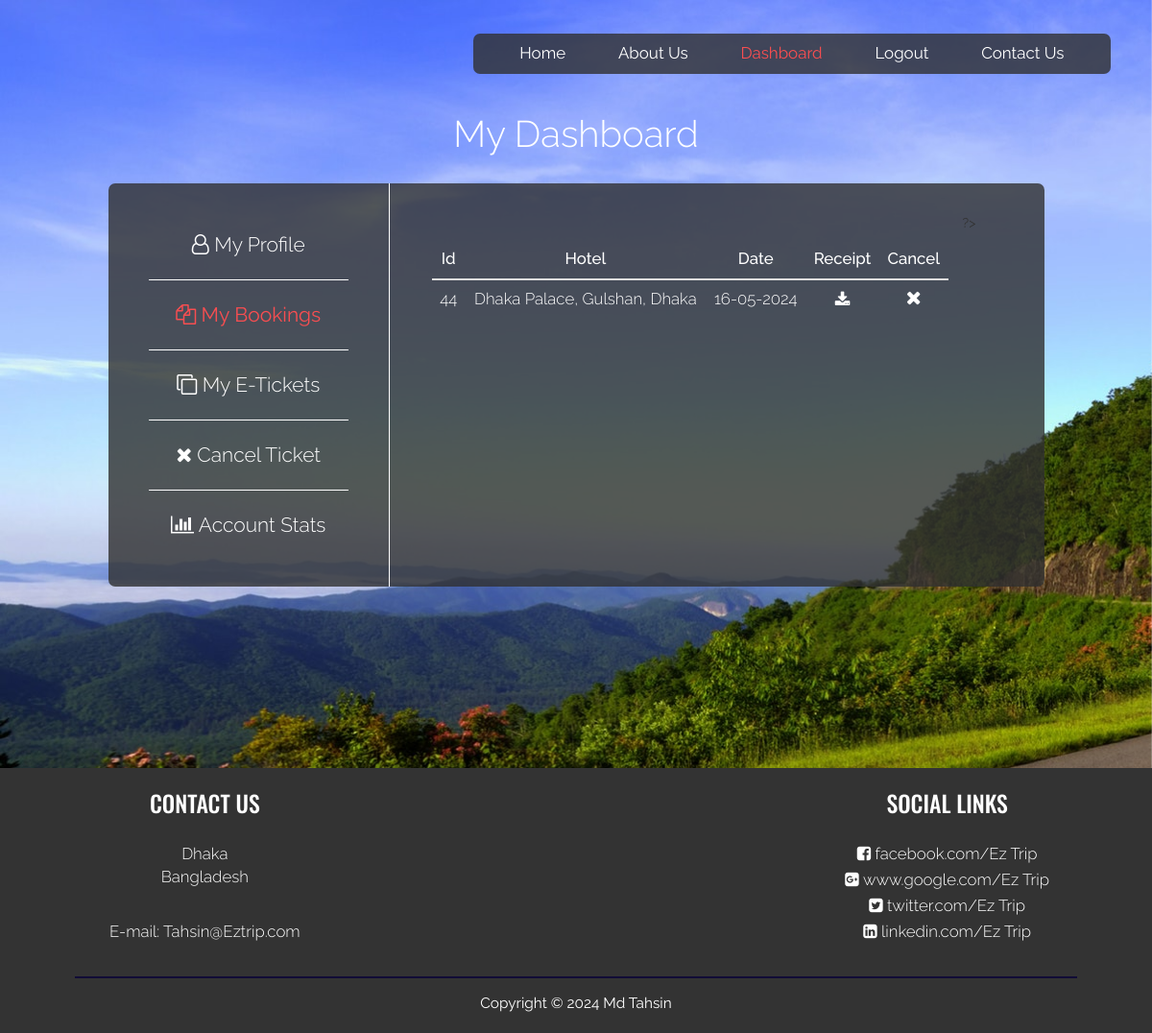
Page /userDashboardBookings.php (signed in) on the committed database.
### tables this page shows
CREATE TABLE `hotelbookings` (
  `bookingID` int(10) NOT NULL,
  `hotelName` varchar(50) NOT NULL,
  `date` varchar(100) NOT NULL,
  `username` varchar(50) NOT NULL,
  `cancelled` varchar(10) NOT NULL
);

### userDashboardBookings.php (the view, shortened to what this page needs)
<!DOCTYPE html>
<html lang="en">
	<head>
    	<link href="css/main.css" rel="stylesheet">
    	<link href="css/bootstrap.min.css" rel="stylesheet">
    	<link href="css/bootstrap-select.css" rel="stylesheet">
		<link href="css/bootstrap-datetimepicker.css" rel="stylesheet">
    	<link href="https://maxcdn.bootstrapcdn.com/font-awesome/4.7.0/css/font-awesome.min.css" rel="stylesheet">
	</head>
	<?php
		$servername = "localhost";
		$username = "root";
		$password = "";
		$dbname = "projectmeteor";
		$conn = new mysqli($servername, $username, $password, $dbname);
	?>
	<body>
		<div class="container-fluid">
			<div class="col-sm-12 userDashboard text-center">
			<?php include("common/headerDashboardTransparentLoggedIn.php"); ?>
			<div class="col-sm-12">
				<div class="heading">
					My Dashboard
				</div>
			</div>
			<div class="col-sm-1"></div>
			<div class="col-sm-3 containerBoxLeft">
				<a href="userDashboardProfile.php">
				<div class="col-sm-12 menuContainer bottomBorder">
					<span class="fa fa-user-o"></span> My Profile
				</div>
				</a>
				<div class="col-sm-12 menuContainer bottomBorder active">
					<span class="fa fa-copy"></span> My Bookings
				</div>
				<a href="userDashboardETickets.php">
				<div class="col-sm-12 menuContainer bottomBorder">
					<span class="fa fa-clone"></span> My E-Tickets
				</div>
				</a>
				<a href="userDashboardCancelTicket.php">
				<div class="col-sm-12 menuContainer bottomBorder">
					<span class="fa fa-close"></span> Cancel Ticket
				</div>
				</a>
				<a href="userDashboardAccountSettings.php">
				<div class="col-sm-12 menuContainer noBottomBorder">
					<span class="fa fa-bar-chart"></span> Account Stats
				</div>
				</a>
			</div>
			<div class="col-sm-7 containerBoxRightHotel text-left">
			<div class="col-sm-12 tickets">
				<?php
				$user = $_SESSION["username"];
				$hotelBookingsSQL = "SELECT COUNT(*) FROM `hotelbookings` WHERE Username='$user' AND cancelled='no'";
				$hotelBookingsQuery = $conn->query($hotelBookingsSQL);
				$noOfHotelBookings = $hotelBookingsQuery->fetch_array(MYSQLI_NUM);
				if($noOfHotelBookings[0]>0): ?>
				<div class="col-sm-12 ticketTableContainer pullABitLeft" id="hotelBookingsWrapper">
						<table class="table table-responsive">
							<thead>
								<tr>
									<th class="tableHeaderTags text-center" style="vertical-align: middle;">Id</th>
									<th class="tableHeaderTags text-center" style="vertical-align: middle;">Hotel</th>
									<th class="tableHeaderTags text-center" style="vertical-align: middle;">Date</th>
									<th class="tableHeaderTags text-center" style="vertical-align: middle;">Receipt</th>
									<th class="tableHeaderTags text-center" style="vertical-align: middle;">Cancel</th>
								</tr>
							</thead>
							<?php
								$hotelBooksSQL = "SELECT * FROM `hotelbookings` WHERE username='$user' AND cancelled='no'";
								$hotelBooksQuery = $conn->query($hotelBooksSQL);
								while($hotelBooksRow = $hotelBooksQuery->fetch_assoc()) {
								?>
								<tr>
									<td class="tableElementTagsNoHover text-center"><?php echo $hotelBooksRow["bookingID"]; ?></td>
									<td class="tableElementTagsNoHover text-center"><?php echo $hotelBooksRow["hotelName"]; ?></td>
									<td class="tableElementTagsNoHover text-center"><?php echo $hotelBooksRow["date"]; ?></td>
									<td class="text-center"><a href="receipts/receipt<?php echo $hotelBooksRow["bookingID"]; ?>.html" target="_blank"><span class="fa fa-download tableElementTags pullSpan"></span></a></td>
									<td class="tableElementTags text-center"><span class="fa fa-remove tableElementTags pullTop cancelBooking"></span></td>
								</tr>
							<?php } ?>
						</table>
				</div>
				<?php endif; ?>
				?>
			</div>
			<div class="col-sm-1"></div>
			</div>
			</div>
		</div>
		<?php include("common/footer.php"); ?>
	</body>
</html>

### rows in the picture
hotelbookings: bookingID "44", hotelName "Dhaka Palace, Gulshan, Dhaka", date "16-05-2024"
